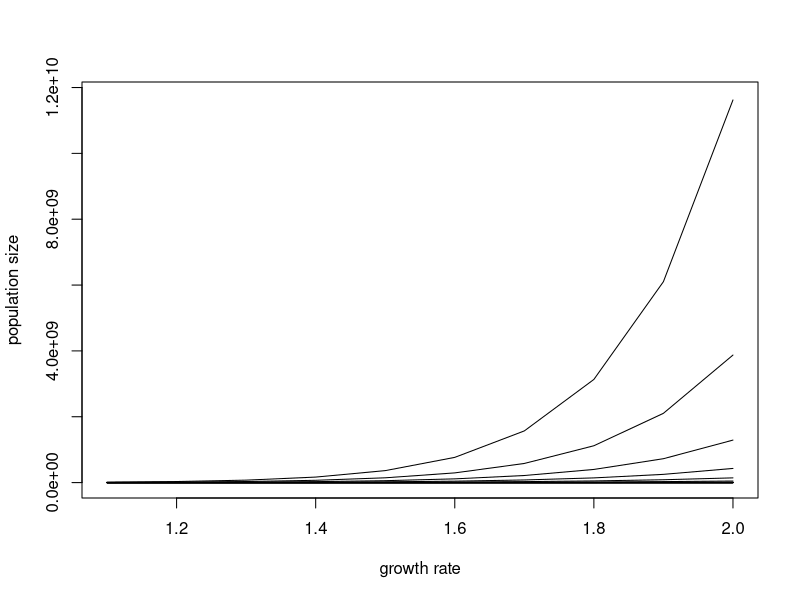
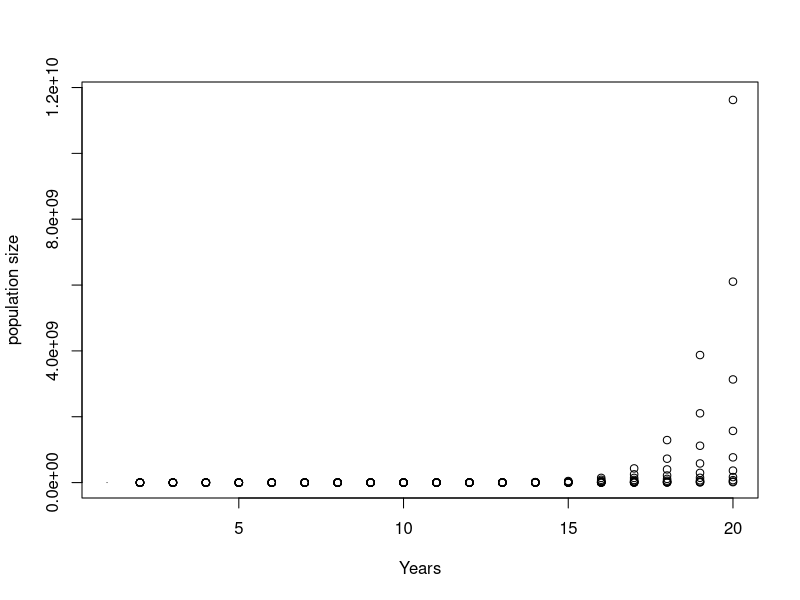
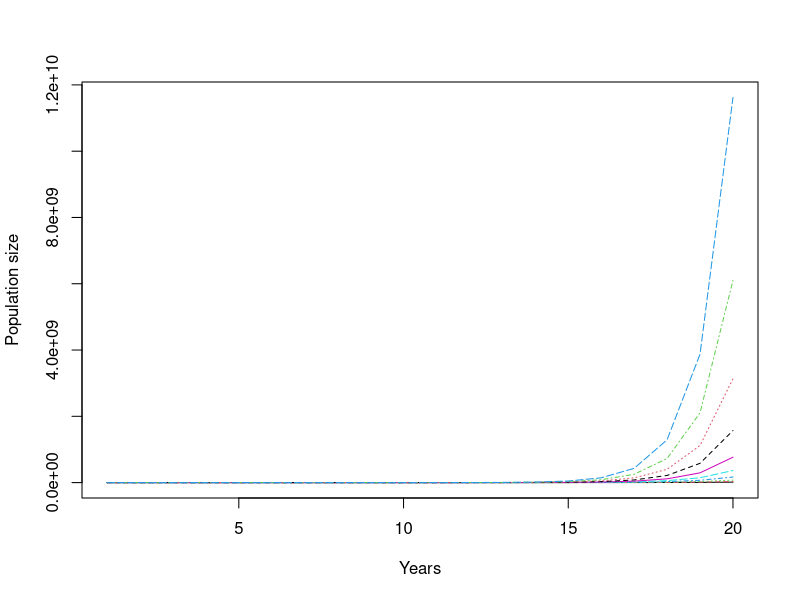
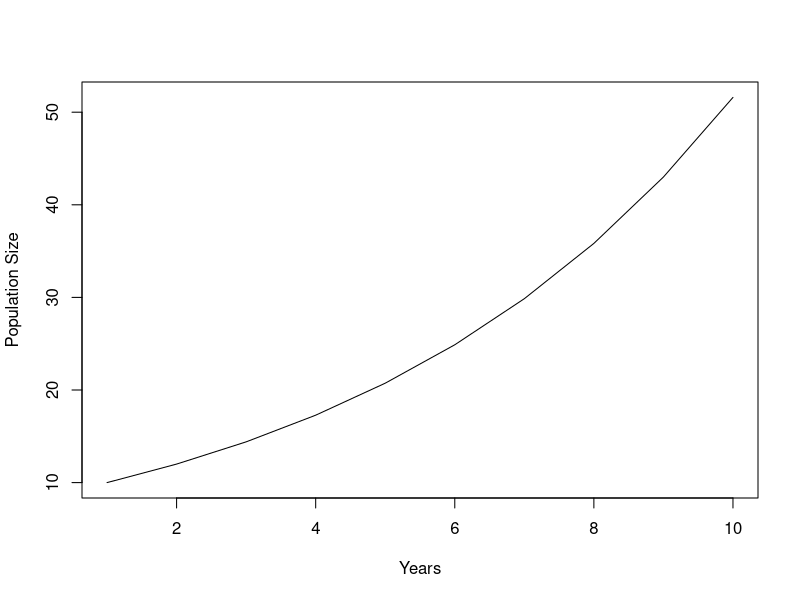
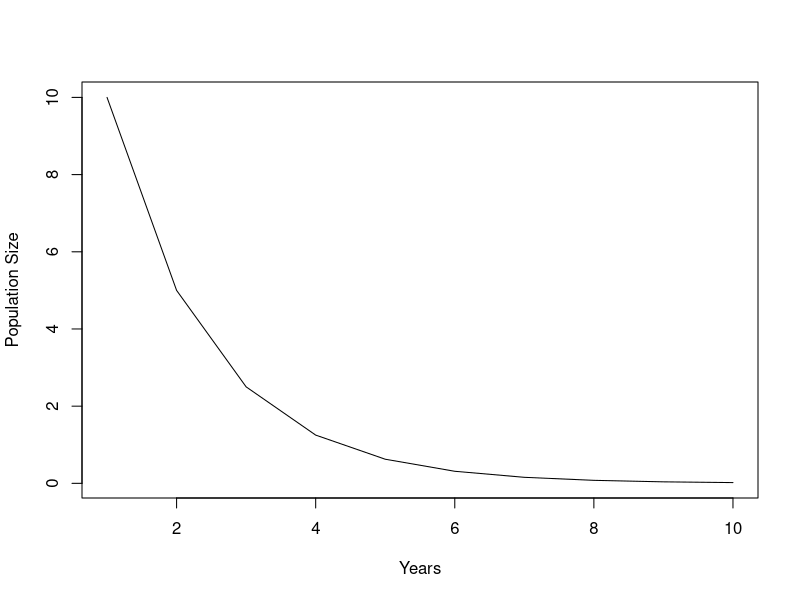
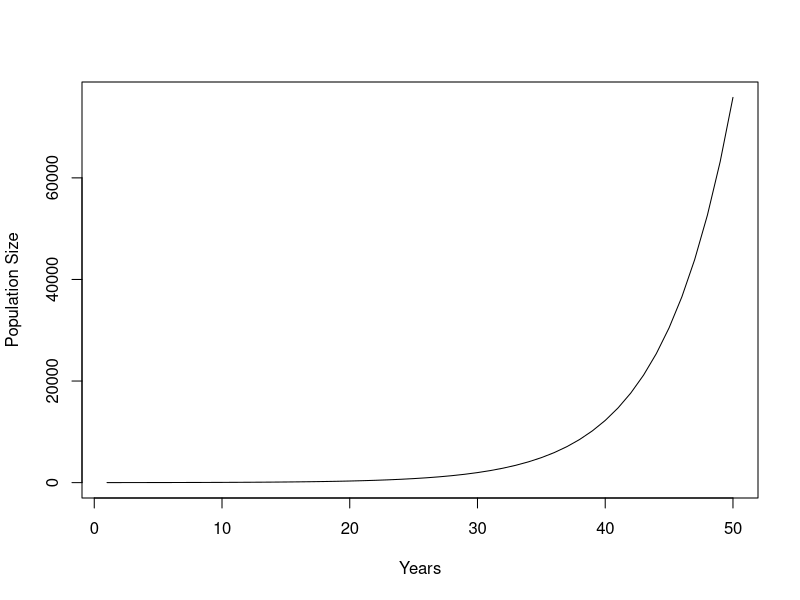
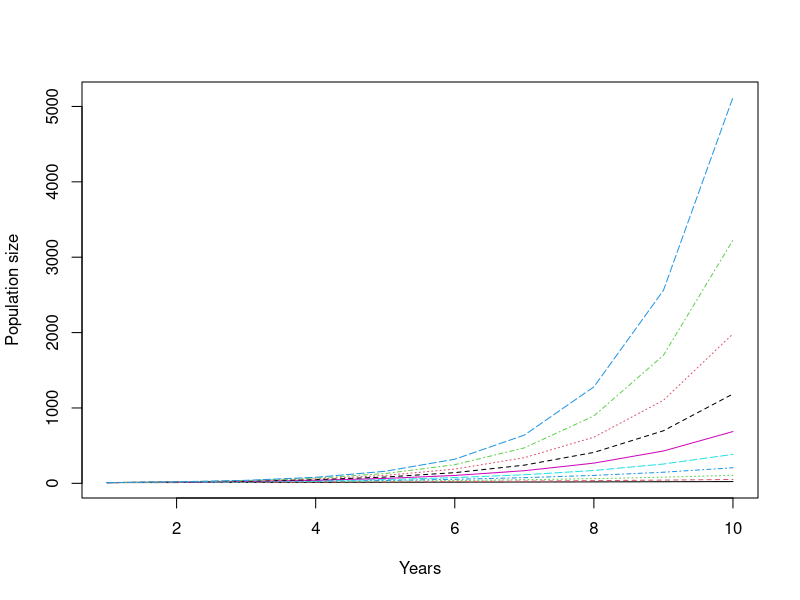
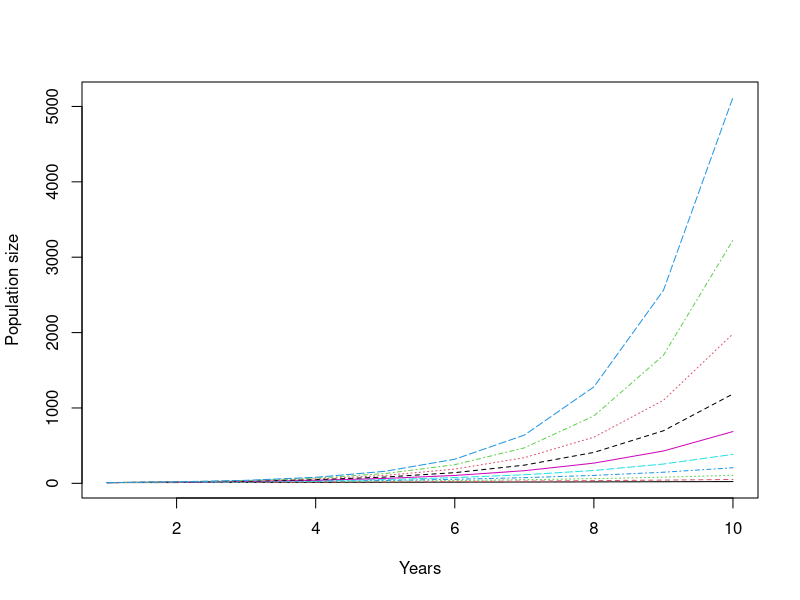

The R source for these figures, in order:
## ---- chunk 1
knitr::opts_chunk$set(echo = TRUE)
## ---- chunk 2
#Create a vector  of a sequence from 1 to 5
x=1:5
x
#Create a vector  of a sequence from 6 to 10
y=6:10
y
#Multiply two vectors

z = x*y
z #This will do the following: 1*6, 2*7....


#Divide two vectors
z = x/y
z #This will do the following: 1/6, 2/7....


#Sum two vectors
z= x + y
z #This will do the following: 1+6, 2+7....

#Another important vector operation is to multiply a vector by one value. This operation multiplies all elements of the vector by one value.
z= x*2
z #This will do the following: 1*2, 2*2, 3*2....
## ---- chunk 3
#First we create a vector to store the parameter values (in this case the growth rate)
growth = seq(1.1, 2, by=0.1)

#Let simulate over 20 years 
t=20

#Then create a vector to store our populations
pop = rep(0, length(growth))

#Set initial population size (10)
pop[]=10

#Create a plot to demonstrate our population szies for each growth rate. We first need to plot our initial population sizes by each growth rate. Note that we need to know up front what will be the maximum population size for the years we simulate. This is easier when you set a carrying capacity for our population, which we can then set the ylim to K.
plot(pop~growth, type="l", ylab="population size", xlab="growth rate", ylim=c(0, 11700000000))

#Loop over the number of years we wish to simulate (t)
for(n in 2:t){
  
  #Lets first calculate how much our population will grow every time step 
  surplus = pop*growth
  
  #Now lets update our population every time step. This command will overwrite our vector of population sizes every time step. We will end up with a vector of population size at time t
  pop = pop + surplus
  
  #lets add a line to our plot of pop size at every time step to demonstrate the pop size vectors. The actual values should be the same as the matrix we constructed in session 1. In this plot, the first line will be our initial pop size (10) for all growth rate values, the second line will be our population at t=2, and so on.
  lines(pop~growth)
}

## ---- chunk 4
#First we create a vector to store the parameter values (in this case the growth rate)
growth = seq(1.1, 2, by=0.1)

#Let simulate over 20 years 
t=20

#Then create a vector to store our populations
pop = rep(0, length(growth))

#Set initial population size (10)
pop[]=10

#Create a vector to store our population sizes
out = pop

#Create a plot for our population sizes in every time setp. Note that we need to create a vector with the same length of pop
plot(rep(1, length(pop)), pop, type="l", ylab="population size", xlab="Years", ylim=c(0, 11700000000), xlim=c(1, t))

#Loop over the number of years (rows) and growth rates (columns)
for(n in 2:t){
  
  #Lets first calculate how much our population will grow every time step 
  surplus = pop*growth
  
  #Now lets update our population every time step. This command will overwrite our vector of population sizes every time step. We will end up with a vector of population size at t=20
  pop = pop + surplus
  
  #Now we can add points to our plot for every time step
  points(rep(n, length(pop)), pop)
  
  #Alternatively, we can construct a matrix to store our population sizes from our vector out. This will add a line to out every time step of our loop.
  out = rbind(out, pop)
}

matplot(out, type="l", ylab="Population size", xlab="Years")
## ---- chunk 5
#First we need to create our function, spcifying the parameters of our model. In this case our model has three parameters: g represents the population growth, N0 represents the initial population size, and t represents the number of years we wish to simulate

mypop = function(g, t, N0){
  
#Create a vector (pop) of zeros and size t 
pop = rep(0, t)

#Set the initial population size
pop[1]=N0

#calculate population size at times 2 through 10, increasing by g every year
for(n in 2:length(pop)){
  pop[n]=g*pop[n-1]
}

#Set the the returning object. In this case is going to be a vector of pop
return(pop)
}

#To use this function you now need to specify the parameter values and name your results
res = mypop(g=1.2, t=10, N0=10)

#plot pop - note that is the same plot we creates in session 1
plot(res, type="l", ylab="Population Size", xlab="Years")

## ---- chunk 6
#Set g=0.5
res = mypop(g=0.5, t=10, N0=10)

#plot pop - note that now our population is decreasing
plot(res, type="l", ylab="Population Size", xlab="Years")
## ---- chunk 7
#Set t=50
res = mypop(g=1.2, t=50, N0=10)

#plot pop - note that now our population is decreasing
plot(res, type="l", ylab="Population Size", xlab="Years")
## ---- chunk 8
#First, we need to create a vector of the growth rates we wish to simulate
growth = seq(1.1, 2, by=0.1)
t=10
#Create a mtrix to store the values
g.pop = matrix(0, t, length(growth))

#now we run a for loop through all our population growth rates
for(i in 1:length(growth)){
  res = mypop(g = growth[i], t=10, N0=10)
  g.pop[,i]=res
}
#In this loop, we first create a variable res to store our population for all growth rates. When i=1 res will be the vector of population size with a groth rate of growth[1] (which in this case is 1.1). Then we will store that vector in gpop. For i=2, res will be the vector of population size with a groth rate of growth[2] (which in this case is 1.2). Then we will bind this new vector with the previous one to form a matrix. This opreation will repeat for all values of growth. The result will be a matrix called g.plot with t rows and g columns.
matplot(g.pop, type="l", ylab="Population size", xlab="Years")
## ---- chunk 9
#First, we need to create a vector of the growth rates we wish to simulate
growth = seq(1.1, 2, by=0.1)

#now we run a for loop through all our population growth rates
for(i in 1:length(growth)){
  res = mypop(g = growth[i], t=10, N0=10)
  if(i==1){g.pop = res}else(g.pop=cbind(g.pop, res)) 
}
#In this loop, we first create a variable res to store our population for all growth rates. When i=1 res will be the vector of population size with a groth rate of growth[1] (which in this case is 1.1). Then we will store that vector in gpop. For i=2, res will be the vector of population size with a groth rate of growth[2] (which in this case is 1.2). Then we will bind this new vector with the previous one to form a matrix. This opreation will repeat for all values of growth. The result will be a matrix called g.plot with t rows and g columns.
matplot(g.pop, type="l", ylab="Population size", xlab="Years")
## ---- chunk 10
#First lets redifine our function to return pop[50], g and t
mypop.last = function(g, t, N0){
  
#Create a vector (pop) of zeros and size t 
pop = rep(0, t)

#Set the initial population size
pop[1]=N0

#calculate population size at times 2 through 10, increasing by g every year
for(n in 2:length(pop)){
  pop[n]=g*pop[n-1]
}

#Set the the returning object. In this case is going to be a vector of pop[t], g and t
return(c(pop[t], g, t, N0))
}

#Now lets test how growth rate will affect our final population size
#First, we need to create a vector of the growth rates we wish to simulate
growth = seq(1.1, 2, by=0.1)

#now we run a for loop through all our population growth rates
for(i in 1:length(growth)){
  res = mypop.last(g = growth[i], t=10, N0=10)
  if(i==1){g.pop2 = res}else(g.pop2=rbind(g.pop2, res)) 
}
#name the columns
colnames(g.pop2)=c("pop", "g", "t", "N0")
#In this case, in the first time step we are creating a vector of pop[50], g and t for growth[1]. In the second time step (i=2), we will create a matrix where the second row will be the values for growth[2]. The loop will keep adding rows to this matrix for all growth values. This can be a useful method when you are running a sensitivity analysis on a number of parameters.  

plot(g.pop2[,"pop"]~g.pop2[,"g"], ylab="Population size", xlab="Growth rate")
